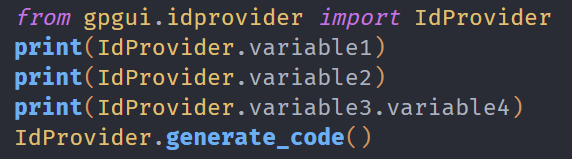
#> input picture latex_master_thesis/figures/idp/idp1.png, 572 x 159 px, found by its file name
$ python test.py
#> lines starting #> are read from the running program, lines starting #| are printed output that depends on the picture
from pathlib import Path
from PIL import Image

from PIL import Image
import numpy as np
from scipy.signal import correlate2d

thisdir = Path(__file__).parent


img1 = np.array(Image.open(thisdir / "idp1.png")).astype(np.float32)[..., 1]
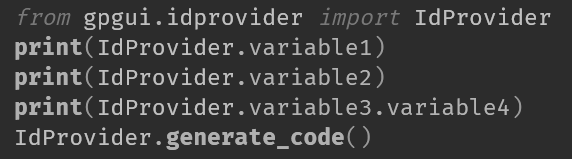
#> img1: shape (159, 572) float32; min 43, max 192, mean 59
img2 = np.array(Image.open(thisdir / "idp2.png")).astype(np.float32)[..., 1]
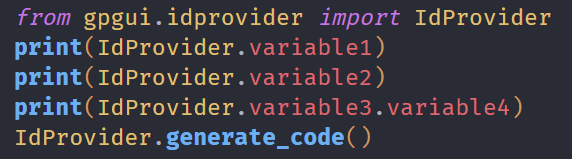
#> input picture latex_master_thesis/figures/idp/idp2.png, 572 x 159 px, found by its file name
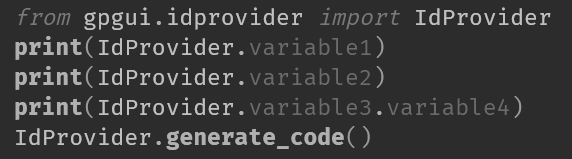
#> img2: shape (159, 572) float32; min 43, max 192, mean 57.2
corr = correlate2d(img1, img2, mode="same")
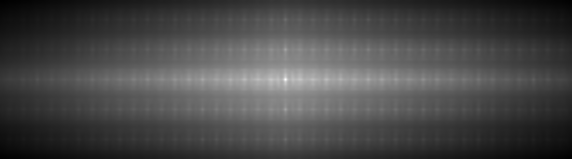
#> corr: shape (159, 572) float32; min 72028136, max 435811136, mean 175743008; drawn with min black and max white
here = True
